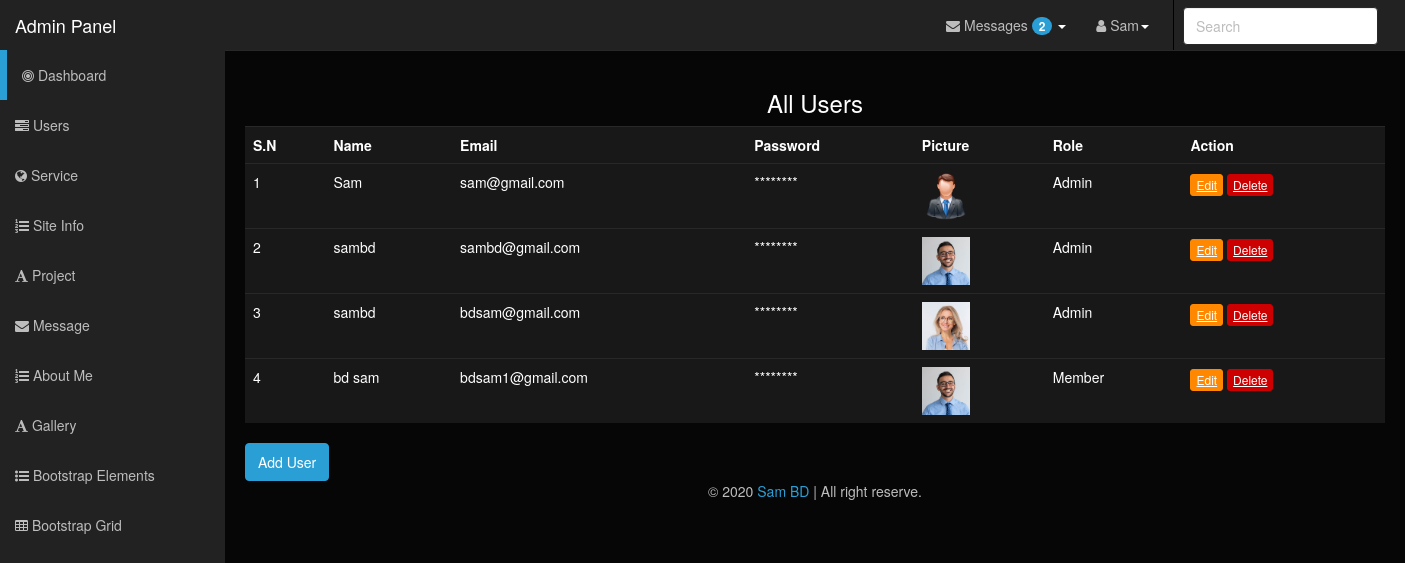
Screenshot of /admin/users/index.php (signed in) with the database file from the repository.
### tables this page shows
CREATE TABLE `users` (
  `id` int(11) NOT NULL,
  `full_name` varchar(100) NOT NULL,
  `email` varchar(100) NOT NULL,
  `password` varchar(255) NOT NULL,
  `gender` varchar(20) NOT NULL,
  `picture` varchar(100) NOT NULL,
  `role` int(11) NOT NULL
);

### admin/users/index.php (the view, shortened to what this page needs)
<?php
include '../includes/header.php';
include '../includes/nav.php';
$sel_db = "SELECT * FROM users";
$sel_db_que = mysqli_query($db_con,$sel_db);
?>
<?php if ($_SESSION['role']!=0) { ?>
<section>
	<div class="container">
		<div class="row">
			<div class="col-md-12">
				<div class="card">
					<div class="card-header text-center">
						<h3>All Users</h3>
					</div>
					<div class="card-body">
						<table class="table">
							<tr>
									<th>S.N</th>
									<th>Name</th>
									<th>Email</th>
									<th>Password</th>
									<th>Picture</th>
									<th>Role</th>
									<th>Action</th>
							</tr>
							<?php $sn = 1; foreach ($sel_db_que as $user): ?>
							<tr>
								<td><?php echo $sn++; ?></td>
								<td><?php echo $user['full_name']; ?></td>
								<td><?php echo $user['email']; ?></td>
								<td>********</td>
								<td><img src="../uploads/users/<?php echo $user['picture']; ?>" width="48"></td>
								<td>
									<?php if ($user['role']==1) {
										echo "Admin";
									}elseif ($user['role']==2) {
										echo "Moderator";
									}else{
										echo "Member";
									} ?>
								</td>
								<td>
									<a href="edit-user.php?id=<?php echo $user['id']; ?>" class="btn btn-warning btn-xs">Edit</a>
									<?php if ($_SESSION['role']==1) { ?>
										<a href="delete.php?id=<?php echo $user['id']; ?>" class="btn btn-danger btn-xs">Delete</a>
									<?php }else{
										echo "Permission Require.!";
									} ?>
								</td>
							</tr>
						<?php endforeach; ?>
						</table>
						<a href="add-user.php" class="btn btn-primary">Add User</a>
					</div>
				</div>
			</div>
		</div>
	</div>
</section>
<?php }  else{
    echo "<div class='alert alert-danger' role='alert'>
  <h3>ACCESS DENIED</h3></br>
Did you know! There are about 7 billion people in the world but only few of them have privilege to access this page.
Unfortunately you are not one of them!
If you think you should have the privilege to access this page, please contact with the administrator.
</div>";} include '../includes/footer.php'; ?>

### rows the page displays
users: full_name "Sam", email "sam@gmail.com", picture (picture), role "Admin"
users: full_name "sambd", email "sambd@gmail.com", picture (picture), role "Admin"
users: full_name "sambd", email "bdsam@gmail.com", picture (picture), role "Admin"
users: full_name "bd sam", email "bdsam1@gmail.com", picture (picture), role "Member"

### other values shown
$unread_msg['unread'] "2"
$_SESSION['full_name'] "Sam"
